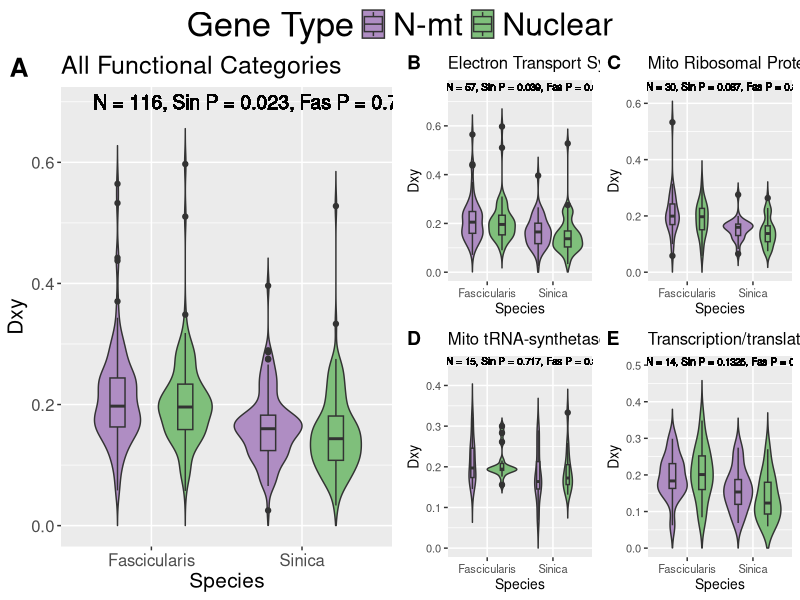

Generate this figure with R: (Note: this script raises an error after producing the figure.)
# This script includes analysis for the manuscript titled:
# Examination of Mitonuclear Conflict in a Macaque Species Exhibiting Mitonuclear Discordance

# It is split into 4 code sections which can be expanded/collapsed in RStudio 
# Expand: either click on the arrow in the gutter or on the icon that overlays the folded code 
# Collapse: click on the arrow in the gutter

# This script can be run on a command line by simply running "Rscript Mitonuclear_Stats_Plots.R"
# in the directory containing the script. 

# If running on RStudio each command can be run individually
# Once all commands are run the script will output figures and statistical results
# to the Figures and Stats directories respectively
# Currently, sourcing the script in RStudio will not produce some figures and results

# The following libraries are necessary for the below analyses
# If running on RStudio then running each line will prompt the user to install the library
library(ggplot2)
library(ggpubr)
library(plyr)
library(gridExtra)
library(dplyr)

# Set working directory according to location of data file if using through RStudio
# Working directory should be set to directory containing the Git Repo
# As of now it assumes the home directory contains the git repo
setwd("~/Mitonuclear-Analysis-Project")

# Read in complete data file for this study
# Also read in a data file containing only paired N-mt and nuclear genes
Gene_Data=read.csv("Gene_Data.csv",header=T,stringsAsFactors = T)
Paired_Gene_Data <- subset(Gene_Data, (!is.na(Gene_Data[,19])))

# Divergence ---------------------------------------------------------------

# Define a data frame with Dxy statistics between Arctoides and Sinica from paired data
# Then assign names to columns to allow for consistency with Arc-Fas statistics
# Then exclude genes with no Dxy value and genes paired to these
Sin_Dxy_one <- data.frame(Paired_Gene_Data$Sin.Dxy,Paired_Gene_Data$Type,
                      Paired_Gene_Data$FuncCategory,
                      Paired_Gene_Data$Pairing,Paired_Gene_Data$Gene,"Sinica")
names(Sin_Dxy_one)<-c("dxy","Type","Category","Pairing","Gene","Comparison")
Sin_Dxy_two <- Sin_Dxy_one[complete.cases(Sin_Dxy_one), ]
Sin_Dxy <- subset(Sin_Dxy_two,duplicated(Sin_Dxy_two$Pairing) | 
                    duplicated(Sin_Dxy_two$Pairing, fromLast=TRUE))

# Perform the steps described above but with Arctoides and Fascicularis data
Fas_Dxy_one <- data.frame(Paired_Gene_Data$Fas.Dxy,Paired_Gene_Data$Type,
                      Paired_Gene_Data$FuncCategory,
                      Paired_Gene_Data$Pairing,Paired_Gene_Data$Gene,"Fascicularis")
names(Fas_Dxy_one)<-c("dxy","Type","Category","Pairing","Gene","Comparison")
Fas_Dxy_two <- Fas_Dxy_one[complete.cases(Fas_Dxy_one), ]
Fas_Dxy <- subset(Fas_Dxy_two,duplicated(Fas_Dxy_two$Pairing) | 
                    duplicated(Fas_Dxy_two$Pairing, fromLast=TRUE))

# Combine the above datasets and subset all functional categories
Dxy <- rbind(Sin_Dxy, Fas_Dxy)
ETS=Dxy[Dxy$Category == "ETS", ]
MRP=Dxy[Dxy$Category == "MRP", ]
MTS=Dxy[Dxy$Category == "MTS", ]
MISC=Dxy[Dxy$Category == "MISC", ]
Sin_ETS=Sin_Dxy[Sin_Dxy$Category == "ETS", ]
Sin_MRP=Sin_Dxy[Sin_Dxy$Category == "MRP", ]
Sin_MTS=Sin_Dxy[Sin_Dxy$Category == "MTS", ]
Sin_MISC=Sin_Dxy[Sin_Dxy$Category == "MISC", ]
Fas_ETS=Fas_Dxy[Fas_Dxy$Category == "ETS", ]
Fas_MRP=Fas_Dxy[Fas_Dxy$Category == "MRP", ]
Fas_MTS=Fas_Dxy[Fas_Dxy$Category == "MTS", ]
Fas_MISC=Fas_Dxy[Fas_Dxy$Category == "MISC", ]

# Plot all data with titles, x (Sinica or Fascicularis) and y (Dxy values) labels, 
# and colors (N-mt and Nuclear) filling in violin plots 
ALL_plot <- ggplot(Dxy, aes(x=Comparison, y=dxy, fill = Type)) + ylim(0,0.69) +
  labs(title="All Functional Categories", x ="Species", y="Dxy") +
  geom_violin(trim=FALSE) + theme(legend.position = "none") +
  theme(legend.title=element_text(size=25)) + theme(legend.text=element_text(size=23)) +
  scale_fill_manual(name = "Gene Type", values=c("#af8dc3","#7fbf7b")) + 
  theme(text = element_text(size=15)) + geom_text(x=1.7, y=0.7, 
  label="N = 116, Sin P = 0.023, Fas P = 0.759", size=5) + 
  geom_boxplot(width = 0.2, position = position_dodge(0.9))
ETS_plot <- ggplot(ETS, aes(x=Comparison, y=dxy, fill = Type)) +
  ylim(0,0.75) + labs(title="Electron Transport System", x ="Species", y="Dxy") + 
  geom_violin(trim=FALSE) + theme(legend.position = "none") +
  scale_fill_manual(values=c("#af8dc3","#7fbf7b")) +
  theme(text = element_text(size=10)) + geom_text(x=1.6, y=0.76, 
  label="N = 57, Sin P = 0.039, Fas P = 0.668", size=2.5) +
  geom_boxplot(width = 0.2, position = position_dodge(0.9))
MRP_plot <- ggplot(MRP, aes(x=Comparison, y=dxy, fill = Type)) + ylim(0,0.65) +
  labs(title="Mito Ribosomal Protein", x ="Species", y="Dxy") + 
  geom_violin(trim=FALSE) + theme(legend.position = "none") +
  scale_fill_manual(name = "Gene Type", values=c("#af8dc3","#7fbf7b")) +
  theme(text = element_text(size=10)) + geom_text(x=1.6, y=0.66, 
  label="N = 30, Sin P = 0.087, Fas P = 0.813", size=2.5) +
  geom_boxplot(width = 0.15, position = position_dodge(0.9))
MTS_plot <- ggplot(MTS, aes(x=Comparison, y=dxy, fill = Type)) +
  labs(title="Mito tRNA-synthetase", x ="Species", y="Dxy") + ylim(0,0.45) +
  geom_violin(trim=FALSE) + theme(legend.position = "none") +
  scale_fill_manual(name = "Gene Type", values=c("#af8dc3","#7fbf7b")) +
  theme(text = element_text(size=10)) + geom_text(x=1.6, y=0.46, 
  label="N = 15, Sin P = 0.717, Fas P = 0.386", size=2.5) +
  geom_boxplot(width = 0.1, position = position_dodge(0.9))
MISC_plot <- ggplot(MISC, aes(x=Comparison, y=dxy, fill = Type)) + ylim(0,0.5) +
  labs(title="Transcription/translation", x ="Species", y="Dxy") + 
  geom_violin(trim=FALSE) + theme(legend.position = "none") +
  scale_fill_manual(name = "Gene Type", values=c("#af8dc3","#7fbf7b")) +
  theme(text = element_text(size=10)) + geom_text(x=1.6, y=0.51, 
  label="N = 14, Sin P = 0.1325, Fas P = 0.35", size=2.5) +
  geom_boxplot(width = 0.2, position = position_dodge(0.9))

# Create legend using info from ALL_plot above
ALL_legend <- get_legend(ALL_plot, position = "bottom")

# Combine all plots defined above and add labels, output plot as png
png("Figures/Figure2.png",res=300,height = 6,width = 10,units="in", pointsize=1)
ggarrange(ALL_plot,
          ggarrange(ETS_plot,MRP_plot,MTS_plot,MISC_plot,
                    labels = c("B", "C", "D","E"), font.label = list(size = 14),
                    ncol = 2, nrow = 2), labels="A", font.label = list(size = 19), 
          legend.grob = ALL_legend)
dev.off()

# Conduct Wilcoxon Rank-Sum tests on all genes as well as category subsets
# and print these out as a single text file
# Expectation for Sinica Dxy is N-mt greater than nuclear
# Expectation for Fascicularis Dxy is the opposite
sink("Stats/Dxy_Wilcoxon_results.txt")
print("Dxy between Sinica and Arctoides for all paired genes")
wilcox.test(dxy ~ Type, data=Sin_Dxy, alternative="greater")
print("Dxy between Sinica and Arctoides for paired ETS genes")
wilcox.test(dxy ~ Type, data=Sin_ETS, alternative="greater")
print("Dxy between Sinica and Arctoides for paired MRP genes")
wilcox.test(dxy ~ Type, data=Sin_MRP, alternative="greater")
print("Dxy between Sinica and Arctoides for paired MTS genes")
wilcox.test(dxy ~ Type, data=Sin_MTS, alternative="greater")
print("Dxy between Sinica and Arctoides for paired MISC genes")
wilcox.test(dxy ~ Type, data=Sin_MISC, alternative="greater")
print("Dxy between Fascicularis and Arctoides for all paired genes")
wilcox.test(dxy ~ Type, data=Fas_Dxy, alternative="less")
print("Dxy between Fascicularis and Arctoides for paired ETS genes")
wilcox.test(dxy ~ Type, data=Fas_ETS, alternative="less")
print("Dxy between Fascicularis and Arctoides for paired MRP genes")
wilcox.test(dxy ~ Type, data=Fas_MRP, alternative="less")
print("Dxy between Fascicularis and Arctoides for paired MTS genes")
wilcox.test(dxy ~ Type, data=Fas_MTS, alternative="less")
print("Dxy between Fascicularis and Arctoides for paired MISC genes")
wilcox.test(dxy ~ Type, data=Fas_MISC, alternative="less")
sink()

# Introgression -----------------------------------------------------------

# Define a data frame with fdM statistics from paired data
# Then exclude genes with no fdM value and genes paired to these
Fdm_one <- data.frame(Paired_Gene_Data$fdM,Paired_Gene_Data$Type,
                          Paired_Gene_Data$FuncCategory,
                          Paired_Gene_Data$Pairing,Paired_Gene_Data$Gene)
Fdm_two <- Fdm_one[complete.cases(Fdm_one), ]
Fdm <- subset(Fdm_two,duplicated(Fdm_two$Paired_Gene_Data.Pairing) | 
                    duplicated(Fdm_two$Paired_Gene_Data.Pairing, fromLast=TRUE))

# Subset all functional categories and obtain means for N-mt and nuclear genes
Fdm_ETS=Fdm[Fdm$Paired_Gene_Data.FuncCategory == "ETS", ]
Fdm_MRP=Fdm[Fdm$Paired_Gene_Data.FuncCategory == "MRP", ]
Fdm_MTS=Fdm[Fdm$Paired_Gene_Data.FuncCategory == "MTS", ]
Fdm_MISC=Fdm[Fdm$Paired_Gene_Data.FuncCategory == "MISC", ]

mod_ALL.fdm <- ddply(Fdm, "Paired_Gene_Data.Type", summarise, grp.mean=mean(Paired_Gene_Data.fdM))
mod_ETS.fdm <- ddply(Fdm_ETS, "Paired_Gene_Data.Type", summarise, grp.mean=mean(Paired_Gene_Data.fdM))
mod_MRP.fdm <- ddply(Fdm_MRP, "Paired_Gene_Data.Type", summarise, grp.mean=mean(Paired_Gene_Data.fdM))
mod_MTS.fdm <- ddply(Fdm_MTS, "Paired_Gene_Data.Type", summarise, grp.mean=mean(Paired_Gene_Data.fdM))
mod_MISC.fdm <- ddply(Fdm_MISC, "Paired_Gene_Data.Type", summarise, grp.mean=mean(Paired_Gene_Data.fdM))

# Plot all data with titles, x (fdM) and y (density) labels, 
# and coloring lines (N-mt and nuclear) in density plots

ALL_fdm_plot <- ggplot(Fdm, aes(x=Paired_Gene_Data.fdM, color=Paired_Gene_Data.Type)) +
  geom_text(x=-0.55, y=2.5, label="N = 99, P = 0.35", size=5, show.legend = FALSE, colour="black") +
  geom_density() + labs(title="All Functional Categories", x="fdM", y = "Density") + theme(legend.position = "none") +
  theme(legend.title=element_text(size=25)) + theme(legend.text=element_text(size=23)) +
  ylim(0,2.5) + scale_color_manual(name = "Gene Type", values=c("#af8dc3","#7fbf7b")) + 
  geom_vline(data=mod_ALL.fdm, aes(xintercept=grp.mean, color=Paired_Gene_Data.Type), linetype="dashed") + 
  theme(text = element_text(size=15))
ETS_fdm_plot <- ggplot(Fdm_ETS, aes(x=Paired_Gene_Data.fdM, color=Paired_Gene_Data.Type)) +
  geom_density() + labs(title="Electron Transport System", x="fdM", y = "Density") + theme(legend.position = "none") +
  ylim(0,2.5) + scale_color_manual(values=c("#af8dc3","#7fbf7b")) + 
  geom_vline(data=mod_ETS.fdm, aes(xintercept=grp.mean, color=Paired_Gene_Data.Type), linetype="dashed") +
  theme(text = element_text(size=10)) + 
  geom_text(x=-0.5, y=2.5, label="N = 48, P = 0.382", size=2.5, colour="black")
MRP_fdm_plot <- ggplot(Fdm_MRP, aes(x=Paired_Gene_Data.fdM, color=Paired_Gene_Data.Type)) +
  geom_density() + labs(title="Mito Ribosomal Protein", x="fdM", y = "Density") + theme(legend.position = "none") +
  ylim(0,2.5) + scale_color_manual(values=c("#af8dc3","#7fbf7b")) + 
  geom_vline(data=mod_MRP.fdm, aes(xintercept=grp.mean, color=Paired_Gene_Data.Type), linetype="dashed") +
  theme(text = element_text(size=10)) +
  geom_text(x=-0.53, y=2.5, label="N = 28, P = 0.354", size=2.5, colour="black")
MTS_fdm_plot <- ggplot(Fdm_MTS, aes(x=Paired_Gene_Data.fdM, color=Paired_Gene_Data.Type)) +
  geom_density() + labs(title="Mito tRNA-synthetase", x="fdM", y = "Density") + theme(legend.position = "none") +
  ylim(0,3.5) + scale_color_manual(values=c("#af8dc3","#7fbf7b")) + 
  geom_vline(data=mod_MTS.fdm, aes(xintercept=grp.mean, color=Paired_Gene_Data.Type), linetype="dashed") + 
  theme(text = element_text(size=10)) +
  geom_text(x=-0.3, y=3.5, label="N = 10, P = 0.685", size=2.5, colour="black")
MISC_fdm_plot <- ggplot(Fdm_MISC, aes(x=Paired_Gene_Data.fdM, color=Paired_Gene_Data.Type)) +
  geom_density() + labs(title="Transcription/translation", x="fdM", y = "Density") + theme(legend.position = "none") +
  ylim(0,3) + scale_color_manual(values=c("#af8dc3","#7fbf7b")) + 
  geom_vline(data=mod_MISC.fdm, aes(xintercept=grp.mean, color=Paired_Gene_Data.Type), linetype="dashed") + 
  theme(text = element_text(size=10)) +
  geom_text(x=-0.5, y=3, label="N = 13, P = 0.35", size=2.5, colour="black")

# Create legend using info from ALL_fdm_plot above
ALL_fdm_legend <- get_legend(ALL_fdm_plot, position = "bottom")

# Combine all plots defined above and add labels, print out plots as png
png("Figures/Figure3.png",res=300,height = 6,width = 10,units="in",pointsize = 1)
ggarrange(ALL_fdm_plot,
          ggarrange(ETS_fdm_plot,MRP_fdm_plot,MTS_fdm_plot,MISC_fdm_plot,
                    labels = c("B", "C", "D","E"), font.label = list(size = 14),
                    ncol = 2, nrow = 2), labels="A", font.label = list(size = 24), 
          legend.grob = ALL_fdm_legend)
dev.off()

# Conduct Wilcoxon rank-sum test on combined fdM data and all functional categories
# Expectation is N-mt introgression is more positive than nuclear
# Print out results with titles
sink("Stats/fdM_Wilcoxon_results.txt")
print("fdM for all paired genes")
wilcox.test(Paired_Gene_Data.fdM ~ Paired_Gene_Data.Type, data=Fdm, alternative="greater")
print("fdM for ETS paired genes")
wilcox.test(Paired_Gene_Data.fdM ~ Paired_Gene_Data.Type, data=Fdm_ETS, alternative="greater")
print("fdM for MRP paired genes")
wilcox.test(Paired_Gene_Data.fdM ~ Paired_Gene_Data.Type, data=Fdm_MRP, alternative="greater")
print("fdM for MTS paired genes")
wilcox.test(Paired_Gene_Data.fdM ~ Paired_Gene_Data.Type, data=Fdm_MTS, alternative="greater")
print("fdM for MISC paired genes")
wilcox.test(Paired_Gene_Data.fdM ~ Paired_Gene_Data.Type, data=Fdm_MISC, alternative="greater")
sink()

# Selection ---------------------------------------------------------------

# Define a data frame with dNdS statistics between Arctoides and Silenus
# Then assign names to columns to allow for consistency with other dNdS statistics
# Then exclude genes with no fdM value and nuclear genes
Arc_dNdS_one <- data.frame(Gene_Data$Arc.dN.dS,Gene_Data$Type,
                      Gene_Data$FuncCategory,Gene_Data$Gene,"Arctoides")
names(Arc_dNdS_one)<-c("dNdS","Type","Category","Gene","Comparison")
Arc_dNdS_two <- Arc_dNdS_one[complete.cases(Arc_dNdS_one), ]
Arc_dNdS=Arc_dNdS_two[Arc_dNdS_two$Type == "N-mt", ]

# Perform the steps described above but with Sinica and Silenus data
Sin_dNdS_one <- data.frame(Gene_Data$Sin.dN.dS,Gene_Data$Type,
                       Gene_Data$FuncCategory,Gene_Data$Gene,"Sinica")
names(Sin_dNdS_one)<-c("dNdS","Type","Category","Gene","Comparison")
Sin_dNdS_two <- Sin_dNdS_one[complete.cases(Sin_dNdS_one), ]
Sin_dNdS=Sin_dNdS_two[Sin_dNdS_two$Type == "N-mt", ]

# Perform the steps described above but with Fascicularis and Silenus data
Fas_dNdS_one <- data.frame(Gene_Data$Fas.dN.dS,Gene_Data$Type,
                       Gene_Data$FuncCategory,Gene_Data$Gene,"Fascicularis")
names(Fas_dNdS_one)<-c("dNdS","Type","Category","Gene","Comparison")
Fas_dNdS_two <- Fas_dNdS_one[complete.cases(Fas_dNdS_one), ]
Fas_dNdS=Fas_dNdS_two[Fas_dNdS_two$Type == "N-mt", ]

# Combine the data above
Dnds <- rbind(Arc_dNdS,Sin_dNdS, Fas_dNdS)

# Create a boxplot with three separate boxes for each species pair
# Print out as a png
png("Figures/Figure5.png",res=300,height = 3.5,width = 4.5,units="in",pointsize = 10)
boxplot(dNdS~Comparison, data=Dnds, 
        col=c("#fdae61","#d7191c","#2c7bb6"),
        ylab="dN/dS", xlab="",
        ylim=c(0,3.5),
        cex.main=1.8, cex.axis=1.15, cex.lab=1.25)
text(1, 3.3, labels = "P = 0.827", cex=1.5)
dev.off()

# Conduct ANOVA, and print out summary of results
res.aov <- aov(dNdS ~ Comparison, data = Dnds)
sink("Stats/dNdS_ANOVA_results.txt")
summary(res.aov)
sink()

# Define a data frame with Arctoides branch extension
# Then assign names to columns to allow for consistency with other branch extension data
# Then exclude genes with no branch extension data and nuclear genes
# Then include only genes with a majority Arc-Sin topology
Sin_Branches_one=data.frame(Gene_Data$Arc.Sin,Gene_Data$Extension,Gene_Data$Type,
                        Gene_Data$FuncCategory,Gene_Data$Gene,"Sinica")
names(Sin_Branches_one)<-c("Topo","Extension","Type","Category","Gene","Comparison")
Sin_Branches_two <- Sin_Branches_one[complete.cases(Sin_Branches_one), ]
Sin_Branches_three=Sin_Branches_two[Sin_Branches_two$Type == "N-mt", ]
Sin_Branches=Sin_Branches_three[which(Sin_Branches_three[,1]>864),]

# Perform the steps described above but with Arc-Fas topology
Fas_Branches_one=data.frame(Gene_Data$Arc.Fas,Gene_Data$Extension,Gene_Data$Type,
                            Gene_Data$FuncCategory,Gene_Data$Gene,"Fascicularis")
names(Fas_Branches_one)<-c("Topo","Extension","Type","Category","Gene","Comparison")
Fas_Branches_two <- Fas_Branches_one[complete.cases(Fas_Branches_one), ]
Fas_Branches_three=Fas_Branches_two[Fas_Branches_two$Type == "N-mt", ]
Fas_Branches=Fas_Branches_three[which(Fas_Branches_three[,1]>864),]

# Combine the data above then create a table of based on majority topology and
# branch extension. Then make this table look clean and print out as png
Branches=rbind(Sin_Branches, Fas_Branches)
Branches_table=table(Branches$Comparison, Branches$Extension)
png("Figures/Branch_Table.png",res=300,height = 3.5,width = 4.5,units="in",pointsize = 10)
grid.table(Branches_table)
dev.off()

# Conduct a Fisher's Exact test where the hypothesis is that there is a greater amount of 
# extended branch lengths in Arc-Sin topology data, and print out as text file
sink("Stats/Branch_Exact_results.txt")
fisher.test(Branches_table, alternative = "greater")
sink()

# Recombination -----------------------------------------------------------

# Define a data frame with recombination and fdM statistics
# Then assign names to columns to allow for consistency with other statistics
# Then exclude genes with no fdM or recombination values
# Then only include genes with majority Arc-Sin topology
Sin_Recom_one=data.frame(Gene_Data$Arc.Sin,Gene_Data$RecomRate,Gene_Data$fdM,
                         Gene_Data$Type,Gene_Data$FuncCategory,Gene_Data$Gene,"Sinica")
names(Sin_Recom_one)<-c("Topo","Recombination","fdM","Type","Category","Gene","Comparison")
Sin_Recom_two <- Sin_Recom_one[complete.cases(Sin_Recom_one), ]
Sin_Recom_three=Sin_Recom_two[Sin_Recom_two$Type == "N-mt", ]
Sin_Recom=Sin_Recom_three[which(Sin_Recom_three[,1]>864),]

# Create table from above data and compute linear regression
Sin_table = table(Sin_Recom$Recombination, Sin_Recom$fdM)
SinMod <- lm(formula = Sin_Recom$Recombination ~ Sin_Recom$fdM)

# Perform the steps described above but with Arc-Fas topology genes
Fas_Recom_one=data.frame(Gene_Data$Arc.Fas,Gene_Data$RecomRate,Gene_Data$fdM,
                         Gene_Data$Type,Gene_Data$FuncCategory,Gene_Data$Gene,"Fascicularis")
names(Fas_Recom_one)<-c("Topo","Recombination","fdM","Type","Category","Gene","Comparison")
Fas_Recom_two <- Fas_Recom_one[complete.cases(Fas_Recom_one), ]
Fas_Recom_three=Fas_Recom_two[Fas_Recom_two$Type == "N-mt", ]
Fas_Recom=Fas_Recom_three[which(Fas_Recom_three[,1]>864),]

Fas_table = table(Fas_Recom$Recombination, Fas_Recom$fdM)
FasMod <- lm(formula = Fas_Recom$Recombination ~ Fas_Recom$fdM)

# Summarize linear refgression and print out results
sink("Stats/Recombination_fdM_Regression_results.txt")
print("Arc-Sin Topology CM/Mb-fdM Regression")
summary(SinMod)
print("Arc-Fas Topology CM/Mb-fdM Regression")
summary(FasMod)
sink()

# Create expressions to paste over coming scatter plots
Sin_expression <- expression(paste("N = 72, ","P = 0.193, ",R^2," = 0.024"))
Fas_expression <- expression(paste("N = 19, ","P = 0.134, ",R^2," = 0.128"))

# Create scatter plots with labeled x (recombination) and y (fdM) axes
# Paste text over the scatter plots including the above expressions
# Print out scatter plots as png
png("Figures/Figure4.png",res=300,height = 6,width = 10,units="in",pointsize = 10)
par(mar = c(5.1, 5.1, 4.1, 2.1), mfrow=c(1,2))
scatter.smooth(x=Sin_Recom$Recombination, y=Sin_Recom$fdM,
               pch = 19,
               col=c("#af8dc3"),
               xlab='Recombination Rate (cM/Mb)',
               ylab="fdM",
               cex.lab=2.3, cex.axis=2)
text(4, 0.05, labels = "A", cex=3)
text(2, -0.57, labels = Sin_expression, cex=1.5)
scatter.smooth(x=Fas_Recom$Recombination, y=Fas_Recom$fdM,
               pch = 19,
               col=c("#af8dc3"),
               xlab='Recombination Rate (cM/Mb)',
               ylab="",
               cex.lab=2.3, cex.axis=2)
text(0.35, 0.3, labels = "B",cex=3)
text(0.13, -0.47, labels = Fas_expression, cex=1.5)
dev.off()
